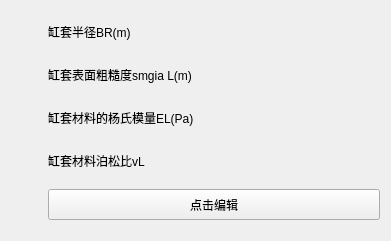
      <widget class="CardWidget" name="CardWidget_186">
       <property name="geometry">
        <rect>
         <x>710</x>
         <y>170</y>
         <width>391</width>
         <height>241</height>
        </rect>
       </property>
       <property name="minimumSize">
        <size>
         <width>0</width>
         <height>0</height>
        </size>
       </property>
       <layout class="QGridLayout" name="gridLayout_105">
        <item row="2" column="1">
         <widget class="SubtitleLabel" name="SubtitleLabel_787">
          <property name="minimumSize">
           <size>
            <width>300</width>
            <height>28</height>
           </size>
          </property>
          <property name="maximumSize">
           <size>
            <width>451</width>
            <height>28</height>
           </size>
          </property>
          <property name="text">
           <string>缸套材料的杨氏模量EL(Pa)</string>
          </property>
         </widget>
        </item>
        <item row="1" column="1">
         <widget class="SubtitleLabel" name="SubtitleLabel_788">
          <property name="minimumSize">
           <size>
            <width>300</width>
            <height>28</height>
           </size>
          </property>
          <property name="maximumSize">
           <size>
            <width>451</width>
            <height>28</height>
           </size>
          </property>
          <property name="text">
           <string>缸套表面粗糙度smgia L(m)</string>
          </property>
         </widget>
        </item>
        <item row="3" column="1">
         <widget class="SubtitleLabel" name="SubtitleLabel_789">
          <property name="minimumSize">
           <size>
            <width>300</width>
            <height>28</height>
           </size>
          </property>
          <property name="maximumSize">
           <size>
            <width>451</width>
            <height>28</height>
           </size>
          </property>
          <property name="text">
           <string>缸套材料泊松比vL</string>
          </property>
         </widget>
        </item>
        <item row="1" column="0">
         <widget class="IconWidget" name="IconWidget_646">
          <property name="minimumSize">
           <size>
            <width>31</width>
            <height>31</height>
           </size>
          </property>
          <property name="maximumSize">
           <size>
            <width>31</width>
            <height>31</height>
           </size>
          </property>
         </widget>
        </item>
        <item row="2" column="0">
         <widget class="IconWidget" name="IconWidget_647">
          <property name="minimumSize">
           <size>
            <width>31</width>
            <height>31</height>
           </size>
          </property>
          <property name="maximumSize">
           <size>
            <width>31</width>
            <height>31</height>
           </size>
          </property>
         </widget>
        </item>
        <item row="4" column="1">
         <widget class="PrimaryPushButton" name="PrimaryPushButton_90">
          <property name="maximumSize">
           <size>
            <width>16777215</width>
            <height>31</height>
           </size>
          </property>
          <property name="text">
           <string>点击编辑</string>
          </property>
         </widget>
        </item>
        <item row="0" column="0">
         <widget class="IconWidget" name="IconWidget_648">
          <property name="minimumSize">
           <size>
            <width>31</width>
            <height>31</height>
           </size>
          </property>
          <property name="maximumSize">
           <size>
            <width>31</width>
            <height>31</height>
           </size>
          </property>
         </widget>
        </item>
        <item row="3" column="0">
         <widget class="IconWidget" name="IconWidget_649">
          <property name="minimumSize">
           <size>
            <width>31</width>
            <height>31</height>
           </size>
          </property>
          <property name="maximumSize">
           <size>
            <width>31</width>
            <height>31</height>
           </size>
          </property>
         </widget>
        </item>
        <item row="4" column="0">
         <widget class="IconWidget" name="IconWidget_650">
          <property name="minimumSize">
           <size>
            <width>31</width>
            <height>31</height>
           </size>
          </property>
          <property name="maximumSize">
           <size>
            <width>31</width>
            <height>31</height>
           </size>
          </property>
         </widget>
        </item>
        <item row="0" column="1">
         <widget class="SubtitleLabel" name="SubtitleLabel_790">
          <property name="minimumSize">
           <size>
            <width>300</width>
            <height>28</height>
           </size>
          </property>
          <property name="maximumSize">
           <size>
            <width>451</width>
            <height>28</height>
           </size>
          </property>
          <property name="text">
           <string>缸套半径BR(m)</string>
          </property>
         </widget>
        </item>
       </layout>
      </widget>
